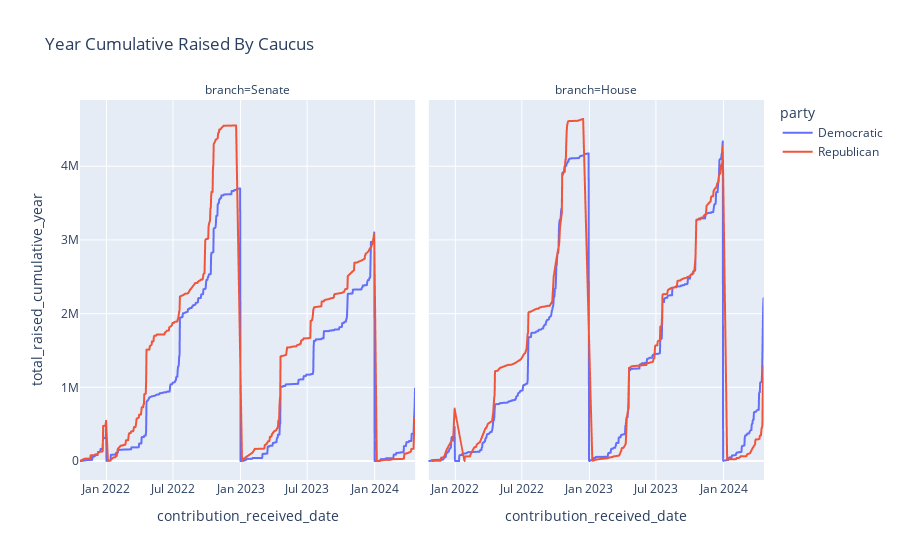

The notebook cell this image was saved under:
### Code cell
fig = px.line(df, x="contribution_received_date", y="total_raised_cumulative_year", title='Year Cumulative Raised By Caucus', color='party', facet_col='branch')
fig.show()

### Figure 1 — Plotly figure (JSON) as saved in the notebook; plotly's stock layout.template omitted (floating-point values rounded to 4 significant figures; data arrays with more than 128 entries replaced by an {"elided": "..."} marker saying what was removed)
{"data": [{"hovertemplate": "party=Democratic<br>branch=Senate<br>contribution_received_date=%{x}<br>total_raised_cumulative_year=%{y}<extra></extra>", "legendgroup": "Democratic", "line": {"color": "#636efa", "dash": "solid"}, "marker": {"symbol": "circle"}, "mode": "lines", "name": "Democratic", "showlegend": true, "type": "scattergl", "x": {"elided": "857 str values"}, "xaxis": "x", "y": {"elided": "857 float values"}, "yaxis": "y"}, {"hovertemplate": "party=Democratic<br>branch=House<br>contribution_received_date=%{x}<br>total_raised_cumulative_year=%{y}<extra></extra>", "legendgroup": "Democratic", "line": {"color": "#636efa", "dash": "solid"}, "marker": {"symbol": "circle"}, "mode": "lines", "name": "Democratic", "showlegend": false, "type": "scattergl", "x": {"elided": "880 str values"}, "xaxis": "x2", "y": {"elided": "880 float values"}, "yaxis": "y2"}, {"hovertemplate": "party=Republican<br>branch=Senate<br>contribution_received_date=%{x}<br>total_raised_cumulative_year=%{y}<extra></extra>", "legendgroup": "Republican", "line": {"color": "#EF553B", "dash": "solid"}, "marker": {"symbol": "circle"}, "mode": "lines", "name": "Republican", "showlegend": true, "type": "scattergl", "x": {"elided": "328 str values"}, "xaxis": "x", "y": {"elided": "328 float values"}, "yaxis": "y"}, {"hovertemplate": "party=Republican<br>branch=House<br>contribution_received_date=%{x}<br>total_raised_cumulative_year=%{y}<extra></extra>", "legendgroup": "Republican", "line": {"color": "#EF553B", "dash": "solid"}, "marker": {"symbol": "circle"}, "mode": "lines", "name": "Republican", "showlegend": false, "type": "scattergl", "x": {"elided": "230 str values"}, "xaxis": "x2", "y": {"elided": "230 float values"}, "yaxis": "y2"}], "layout": {"annotations": [{"font": {}, "showarrow": false, "text": "branch=Senate", "x": 0.245, "xanchor": "center", "xref": "paper", "y": 1, "yanchor": "bottom", "yref": "paper"}, {"font": {}, "showarrow": false, "text": "branch=House", "x": 0.755, "xanchor": "center", "xref": "paper", "y": 1, "yanchor": "bottom", "yref": "paper"}], "legend": {"title": {"text": "party"}, "tracegroupgap": 0}, "title": {"text": "Year Cumulative Raised By Caucus"}, "xaxis": {"anchor": "y", "domain": [0, 0.49], "title": {"text": "contribution_received_date"}}, "xaxis2": {"anchor": "y2", "domain": [0.51, 1], "matches": "x", "title": {"text": "contribution_received_date"}}, "yaxis": {"anchor": "x", "domain": [0, 1], "title": {"text": "total_raised_cumulative_year"}}, "yaxis2": {"anchor": "x2", "domain": [0, 1], "matches": "y", "showticklabels": false}}}
